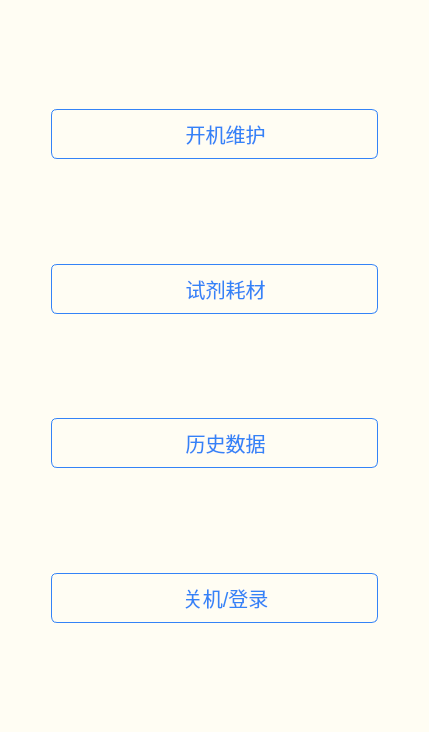
<?xml version="1.0" encoding="UTF-8"?>
<ui version="4.0">
 <class>ShortcutOpts</class>
 <widget class="QWidget" name="ShortcutOpts">
  <property name="geometry">
   <rect>
    <x>0</x>
    <y>0</y>
    <width>429</width>
    <height>732</height>
   </rect>
  </property>
  <property name="windowTitle">
   <string>Form</string>
  </property>
  <property name="styleSheet">
   <string notr="true">#ShortcutOpts {
	background-color: rgb(255, 253, 243);
}
</string>
  </property>
  <layout class="QVBoxLayout" name="verticalLayout">
   <item>
    <spacer name="verticalSpacer">
     <property name="orientation">
      <enum>Qt::Vertical</enum>
     </property>
     <property name="sizeHint" stdset="0">
      <size>
       <width>20</width>
       <height>63</height>
      </size>
     </property>
    </spacer>
   </item>
   <item>
    <layout class="QHBoxLayout" name="horizontalLayout_3">
     <item>
      <spacer name="horizontalSpacer">
       <property name="orientation">
        <enum>Qt::Horizontal</enum>
       </property>
       <property name="sizeType">
        <enum>QSizePolicy::Fixed</enum>
       </property>
       <property name="sizeHint" stdset="0">
        <size>
         <width>40</width>
         <height>20</height>
        </size>
       </property>
      </spacer>
     </item>
     <item>
      <widget class="QPushButton" name="btn_jump_0">
       <property name="sizePolicy">
        <sizepolicy hsizetype="Expanding" vsizetype="Maximum">
         <horstretch>0</horstretch>
         <verstretch>0</verstretch>
        </sizepolicy>
       </property>
       <property name="minimumSize">
        <size>
         <width>0</width>
         <height>50</height>
        </size>
       </property>
       <property name="styleSheet">
        <string notr="true">border: 1px solid #3483F7;
border-radius: 6px;
font-size: 20px;
color: #3483F7;

qproperty-icon: url(:/static/alibaba/alarm.png);
qproperty-iconSize: 30px 30px;
</string>
       </property>
       <property name="text">
        <string>    开机维护</string>
       </property>
       <property name="flat">
        <bool>true</bool>
       </property>
      </widget>
     </item>
     <item>
      <spacer name="horizontalSpacer_2">
       <property name="orientation">
        <enum>Qt::Horizontal</enum>
       </property>
       <property name="sizeType">
        <enum>QSizePolicy::Maximum</enum>
       </property>
       <property name="sizeHint" stdset="0">
        <size>
         <width>40</width>
         <height>20</height>
        </size>
       </property>
      </spacer>
     </item>
    </layout>
   </item>
   <item>
    <spacer name="verticalSpacer_2">
     <property name="orientation">
      <enum>Qt::Vertical</enum>
     </property>
     <property name="sizeHint" stdset="0">
      <size>
       <width>20</width>
       <height>62</height>
      </size>
     </property>
    </spacer>
   </item>
   <item>
    <layout class="QHBoxLayout" name="horizontalLayout_6">
     <item>
      <spacer name="horizontalSpacer_7">
       <property name="orientation">
        <enum>Qt::Horizontal</enum>
       </property>
       <property name="sizeType">
        <enum>QSizePolicy::Fixed</enum>
       </property>
       <property name="sizeHint" stdset="0">
        <size>
         <width>40</width>
         <height>20</height>
        </size>
       </property>
      </spacer>
     </item>
     <item>
      <widget class="QPushButton" name="btn_jump_1">
       <property name="sizePolicy">
        <sizepolicy hsizetype="Expanding" vsizetype="Maximum">
         <horstretch>0</horstretch>
         <verstretch>0</verstretch>
        </sizepolicy>
       </property>
       <property name="minimumSize">
        <size>
         <width>0</width>
         <height>50</height>
        </size>
       </property>
       <property name="styleSheet">
        <string notr="true">border: 1px solid #3483F7;
border-radius: 6px;
font-size: 20px;
color: #3483F7;

qproperty-icon: url(:/static/alibaba/alarm.png);
qproperty-iconSize: 30px 30px;
</string>
       </property>
       <property name="text">
        <string>    试剂耗材</string>
       </property>
       <property name="flat">
        <bool>true</bool>
       </property>
      </widget>
     </item>
     <item>
      <spacer name="horizontalSpacer_8">
       <property name="orientation">
        <enum>Qt::Horizontal</enum>
       </property>
       <property name="sizeType">
        <enum>QSizePolicy::Maximum</enum>
       </property>
       <property name="sizeHint" stdset="0">
        <size>
         <width>40</width>
         <height>20</height>
        </size>
       </property>
      </spacer>
     </item>
    </layout>
   </item>
   <item>
    <spacer name="verticalSpacer_4">
     <property name="orientation">
      <enum>Qt::Vertical</enum>
     </property>
     <property name="sizeHint" stdset="0">
      <size>
       <width>20</width>
       <height>63</height>
      </size>
     </property>
    </spacer>
   </item>
   <item>
    <layout class="QHBoxLayout" name="horizontalLayout_9">
     <item>
      <spacer name="horizontalSpacer_13">
       <property name="orientation">
        <enum>Qt::Horizontal</enum>
       </property>
       <property name="sizeType">
        <enum>QSizePolicy::Fixed</enum>
       </property>
       <property name="sizeHint" stdset="0">
        <size>
         <width>40</width>
         <height>20</height>
        </size>
       </property>
      </spacer>
     </item>
     <item>
      <widget class="QPushButton" name="btn_jump_2">
       <property name="sizePolicy">
        <sizepolicy hsizetype="Expanding" vsizetype="Maximum">
         <horstretch>0</horstretch>
         <verstretch>0</verstretch>
        </sizepolicy>
       </property>
       <property name="minimumSize">
        <size>
         <width>0</width>
         <height>50</height>
        </size>
       </property>
       <property name="styleSheet">
        <string notr="true">border: 1px solid #3483F7;
border-radius: 6px;
font-size: 20px;
color: #3483F7;

qproperty-icon: url(:/static/alibaba/alarm.png);
qproperty-iconSize: 30px 30px;
</string>
       </property>
       <property name="text">
        <string>    历史数据</string>
       </property>
       <property name="flat">
        <bool>true</bool>
       </property>
      </widget>
     </item>
     <item>
      <spacer name="horizontalSpacer_14">
       <property name="orientation">
        <enum>Qt::Horizontal</enum>
       </property>
       <property name="sizeType">
        <enum>QSizePolicy::Maximum</enum>
       </property>
       <property name="sizeHint" stdset="0">
        <size>
         <width>40</width>
         <height>20</height>
        </size>
       </property>
      </spacer>
     </item>
    </layout>
   </item>
   <item>
    <spacer name="verticalSpacer_5">
     <property name="orientation">
      <enum>Qt::Vertical</enum>
     </property>
     <property name="sizeHint" stdset="0">
      <size>
       <width>20</width>
       <height>62</height>
      </size>
     </property>
    </spacer>
   </item>
   <item>
    <layout class="QHBoxLayout" name="horizontalLayout_10">
     <item>
      <spacer name="horizontalSpacer_15">
       <property name="orientation">
        <enum>Qt::Horizontal</enum>
       </property>
       <property name="sizeType">
        <enum>QSizePolicy::Fixed</enum>
       </property>
       <property name="sizeHint" stdset="0">
        <size>
         <width>40</width>
         <height>20</height>
        </size>
       </property>
      </spacer>
     </item>
     <item>
      <widget class="QPushButton" name="btn_jump_3">
       <property name="sizePolicy">
        <sizepolicy hsizetype="Expanding" vsizetype="Maximum">
         <horstretch>0</horstretch>
         <verstretch>0</verstretch>
        </sizepolicy>
       </property>
       <property name="minimumSize">
        <size>
         <width>0</width>
         <height>50</height>
        </size>
       </property>
       <property name="styleSheet">
        <string notr="true">border: 1px solid #3483F7;
border-radius: 6px;
font-size: 20px;
color: #3483F7;

qproperty-icon: url(:/static/alibaba/alarm.png);
qproperty-iconSize: 30px 30px;
</string>
       </property>
       <property name="text">
        <string>    关机/登录</string>
       </property>
       <property name="flat">
        <bool>true</bool>
       </property>
      </widget>
     </item>
     <item>
      <spacer name="horizontalSpacer_16">
       <property name="orientation">
        <enum>Qt::Horizontal</enum>
       </property>
       <property name="sizeType">
        <enum>QSizePolicy::Maximum</enum>
       </property>
       <property name="sizeHint" stdset="0">
        <size>
         <width>40</width>
         <height>20</height>
        </size>
       </property>
      </spacer>
     </item>
    </layout>
   </item>
   <item>
    <spacer name="verticalSpacer_6">
     <property name="orientation">
      <enum>Qt::Vertical</enum>
     </property>
     <property name="sizeHint" stdset="0">
      <size>
       <width>20</width>
       <height>63</height>
      </size>
     </property>
    </spacer>
   </item>
  </layout>
 </widget>
 <resources/>
 <connections/>
</ui>
